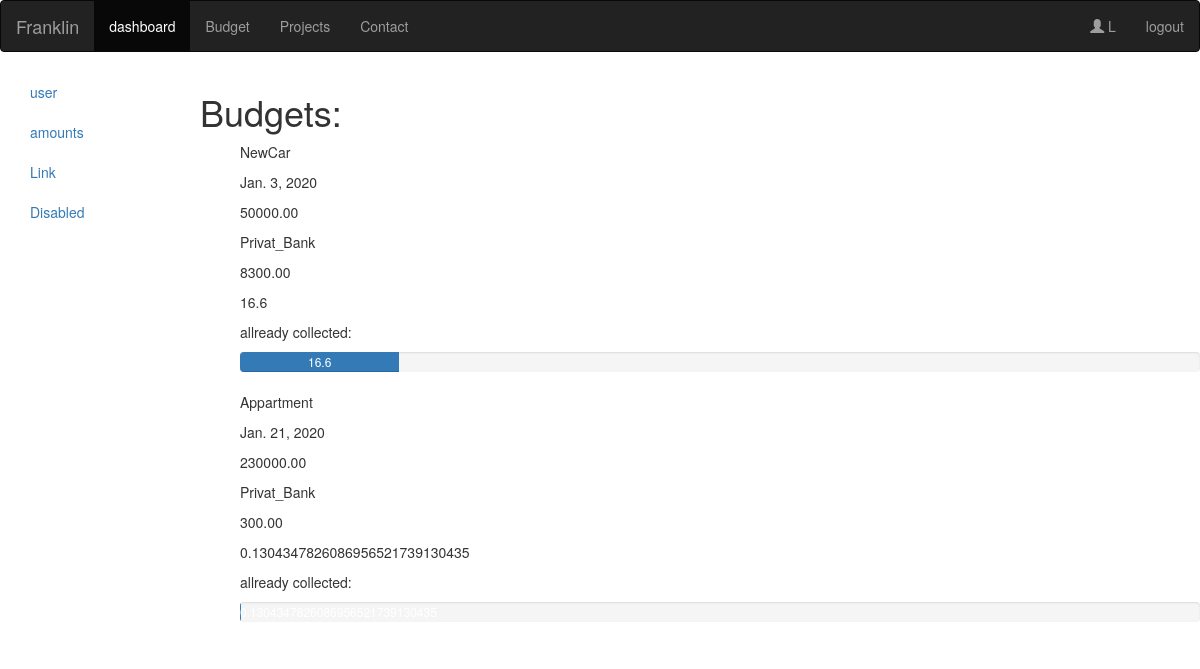
The page /budget (signed in) on the database its author committed.
### finance/models.py (models this page shows)
class Budget(models.Model):
    name = models.CharField(max_length=120)
    date = models.DateField()
    goal = models.DecimalField(max_digits=19, decimal_places=2)
    colected = models.DecimalField(max_digits=19, decimal_places=2)
    amount = models.ForeignKey(Amount, on_delete=models.CASCADE)
    def get_procents(self):
        one = self.goal / 100
        procent_collected = self.colected / one
        return procent_collected

class Amount(models.Model):
    profile =models.ForeignKey("Profile",null=True,blank=True,on_delete=models.CASCADE)
    AMOUNT_TYPE_CHOICES = (
            ('cash', 'Cash'),
            ('card ','Card'),
        )
    name = models.CharField(max_length=120,)
    type = models.CharField(max_length=120,choices=AMOUNT_TYPE_CHOICES,default="cash")
    balance = models.DecimalField(max_digits=19, decimal_places=2)
    def __str__(self):              # __unicode__ on Python 2
        return self.name

### finance/decorators.py (the view)
    def wrapper_func(request,*args,**kwargs):
        if request.user.is_authenticated:
            return view_func(request,*args,**kwargs)
        else:
            return redirect('/login')

### finance/views.py (called while the page is built)
@anauthenticated_user
def budget(request):
    budgets = Budget.objects.all()
    context = {"budgets": budgets}
    return render(request, 'finance/budget.html', context)

### finance/templates/finance/budget.html
{% extends 'finance/base.html' %}
{%block content%}
<h1>Budgets:</h1>
{%for i in budgets%}
<div style=margin-left:20%;>
    <p>{{i.name}}</p>
    <p>{{i.date}}</p>
    <p>{{i.goal}}</p>
    <p>{{i.amount}}</p>
    <p>{{i.colected}}</p>
    <p>{{i.get_procents}}</p>
    <p>allready collected:</p>
    <div class="progress">
      <div class="progress-bar" role="progressbar" aria-valuenow={{i.get_procents}}
        aria-valuemin="0" aria-valuemax="100" style=width:{{i.get_procents}}%>
        {{i.get_procents}}
      </div>
    </div>
</div>
{%endfor%}
{%endblock%}

### finance/templates/finance/base.html (shortened to what this page needs)
{% load static %}
<html >
  <head>
    <link rel="stylesheet" type="text/css" href="{% static 'finance/style.css' %}">
    <link rel="stylesheet" href="https://cdnjs.cloudflare.com/ajax/libs/font-awesome/4.7.0/css/font-awesome.min.css">
    <link rel="stylesheet" href="https://maxcdn.bootstrapcdn.com/bootstrap/3.4.1/css/bootstrap.min.css">
  </head>
    <body>
    <nav class="navbar navbar-inverse">
    <div class="navbar-header">
      <a class="navbar-brand" href="/">Franklin</a>
    </div>
    <div class="collapse navbar-collapse" id="myNavbar">
      <ul class="nav navbar-nav">
        <li class="active"><a href="/dashboard">dashboard</a></li>
        <li><a href="/budget">Budget</a></li>
        <li><a href="#">Projects</a></li>
        <li><a href="#">Contact</a></li>
      </ul>
      <ul class="nav navbar-nav navbar-right">
        {% if user.is_authenticated %}
        <li><a href="#"><span class="glyphicon glyphicon-user"></span> {{user}}</a></li>
        <li><a href={%url 'logout' %}>logout</a></li>
        {% else %}
        <li><a href="#"><span class="glyphicon glyphicon-user"></span> {{user}}</a></li>
        <li><a href="/login"><span class="glyphicon glyphicon-log-in"></span> Login</a></li>
        <li><a href="/register"><span class="glyphicon glyphicon-sign-up"></span> SignUp</a></li>
        {% endif %}
      </ul>
    </div>
</nav>
<div class="container-fluid">
  <div class="row">
    <div class="col-lg-2 col-sm-2 ">
      <ul class="nav flex-column">
        <li class="nav-item">
          <a class="nav-link" href="/user">user</a>
        </li>
        <li class="nav-item">
          <a class="nav-link" href="/amounts">amounts</a>
        </li>
        <li class="nav-item">
          <a class="nav-link" href="#">Link</a>
        </li>
        <li class="nav-item">
          <a class="nav-link disabled" href="#">Disabled</a>
        </li>
      </ul>
    </div>
              {% block content %}
              {% endblock %}
  </body>
  </html>

### rows shown on the page
Budget: name "NewCar", date "Jan. 3, 2020", goal "50000.00", amount "Privat_Bank", colected "8300.00", get_procents "16.6"
Budget: name "Appartment", date "Jan. 21, 2020", goal "230000.00", amount "Privat_Bank", colected "300.00", get_procents "0.1304347826086956521739130435"

### other values the page prints
{{ user }} "L"
